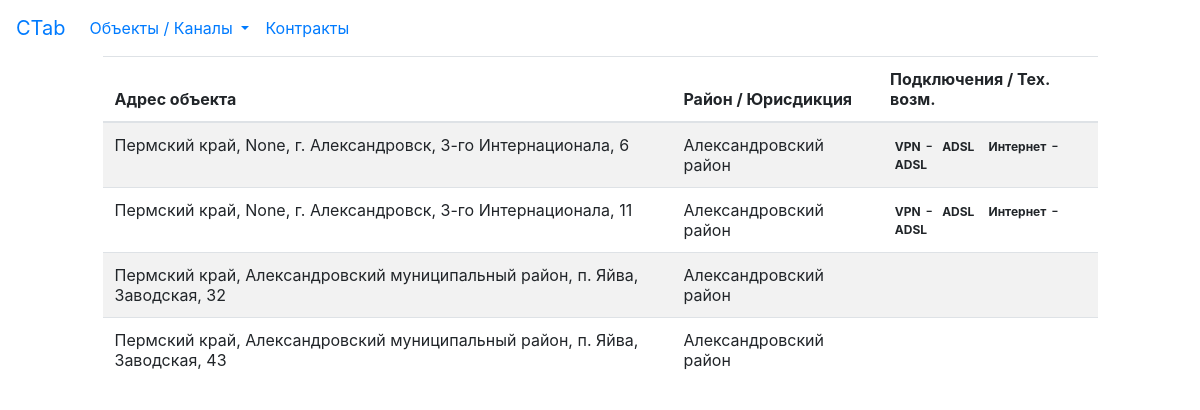
Before: / with the older database file.
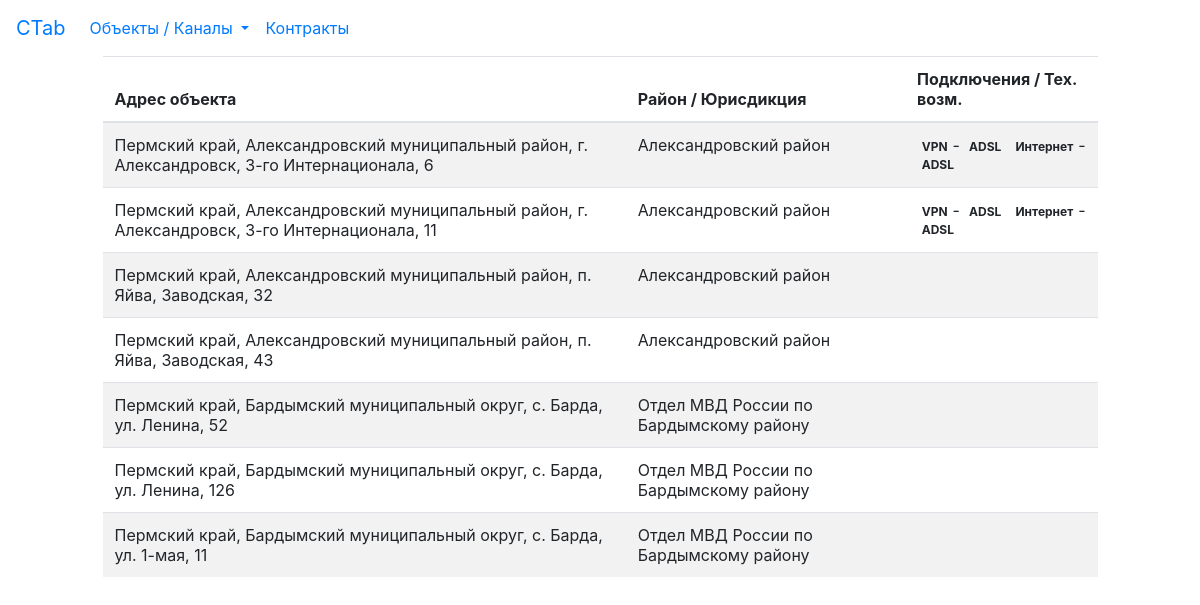
After: the same page with the newer database file.
### tables this page shows
CREATE TABLE "address" (
	"id"	INTEGER PRIMARY KEY AUTOINCREMENT,
	"area"	TEXT,
	"city"	TEXT,
	"street"	TEXT,
	"building"	TEXT,
	"region_id"	INTEGER,
	"area_id"	INTEGER
);

CREATE TABLE "areas" (
	"id"	INTEGER PRIMARY KEY AUTOINCREMENT UNIQUE,
	"area_name"	TEXT UNIQUE
);

CREATE TABLE "technical_possibility" (
	"id"	INTEGER PRIMARY KEY AUTOINCREMENT UNIQUE,
	"service"	TEXT,
	"object_id"	INTEGER,
	"type_channel"	INTEGER,
	"type_phys_channel"	INTEGER
);

CREATE TABLE "type_phys_channel" (
	"id"	INTEGER,
	"name"	TEXT
);

### main.py (the view)
@app.route('/')
def index():
    tech_pos = tech_possible(DB)
    addresses = get_addresses(DB)
    return render_template('index.html', addresses=addresses, tech_pos=tech_pos)

### libfunc.py (called while the page is built)
def tech_possible(db: str) -> dict:
    result = {}
    connection = sqlite3.connect(db)
    cursor = connection.cursor()
    cursor.execute("""SELECT technical_possibility.object_id, technical_possibility.service, type_phys_channel.name
                    FROM
                    technical_possibility, type_phys_channel
                    WHERE
                    type_phys_channel.id = technical_possibility.type_phys_channel""")
    for id, service, type in cursor:
        if result.get(id):
            result[id].append((service, type))
        else:
            result[id] = [(service, type)]
    return result

def get_addresses(db: str) -> list:
    connection = sqlite3.connect(db)
    cursor = connection.cursor()
    cursor.execute("""SELECT region.name, address.area, address.city, address.street, address.building, areas.area_name, address.id
                    FROM
                    address, areas, region
					WHERE
					address.area_id = areas.id
					AND
					region.id = address.region_id""")
    return [ i for i in cursor ]

### templates/index.html
{% extends 'base.html' %}
{% block content %}
<div class="row">
    <div class="col-1">
    </div>
    <div class="col">
        <table class="table table-striped">
            <thead>
                <tr >
                    <th scope="col">Адрес объекта</th>
                    <th scope="col">Район / Юрисдикция</th>
                    <th scope="col">Подключения / Тех. возм.</th>
                </tr>
            <thead>
            <tbody>
                {% for addr in addresses %}
                <tr title="{{ addr[-1] }}">
                    <td>{{ addr[:-2]|join(', ') }}</td>
                    <td>{{ addr[-2] }}</td>
                    <td class="position-relative">
                            {% for item in tech_pos[addr[-1]] %}
                                <span class="badge text-bg-secondary">{{ item[0] }}</span>-
                                <span class="badge rounded-pill text-bg-light">{{ item[1] }}</span>
                            {% endfor %}
                    </td>
                </tr>
                {% endfor %}
            </tbody>
        </table>
    </div>
    <div class="col-1">
    </div>
</div>
{% endblock %}

### templates/base.html (shortened to what this page needs)
<html>
<head>
    <link rel="stylesheet" href="static/css/bootstrap.min.css">
</head>
<body>
    <div class="container-xxl">
        <nav class="navbar navbar-expand-lg">
        <a class="navbar-brand" href="/">CTab</a>
            <div class="collapse navbar-collapse" id="navbarScroll">
                <ul class="navbar-nav mr-auto my-2 my-lg-0 navbar-nav-scroll" style="max-height: 100px;">
                    <li class="nav-item dropdown">
                        <a class="nav-link dropdown-toggle" href="#" role="button" data-toggle="dropdown" aria-expanded="false">
                          Объекты / Каналы
                        </a>
                    </li>
                    <li class="nav-item">
                        <a class="nav-link" href="#">Контракты</a>
                    </li>
                </ul>
            </div>
        </nav>
    {% block content %}
    {% endblock %}
    </div>
</body>
</html>

Changed rows visible on the page:
changed address (number 1 of 7 on the later page): addr "Пермский край, None, г. Александровск, 3-го Интернационала, 6" → "Пермский край, Александровский муниципальный район, г. Александровск, 3-го Интернационала, 6"
changed address (number 2 of 7 on the later page): addr "Пермский край, None, г. Александровск, 3-го Интернационала, 11" → "Пермский край, Александровский муниципальный район, г. Александровск, 3-го Интернационала, 11"
added address: addr "Пермский край, Бардымский муниципальный округ, с. Барда, ул. Ленина, 52", area_name "Отдел МВД России по Бардымскому району"
added address: addr "Пермский край, Бардымский муниципальный округ, с. Барда, ул. Ленина, 126", area_name "Отдел МВД России по Бардымскому району"
added address: addr "Пермский край, Бардымский муниципальный округ, с. Барда, ул. 1-мая, 11", area_name "Отдел МВД России по Бардымскому району"
